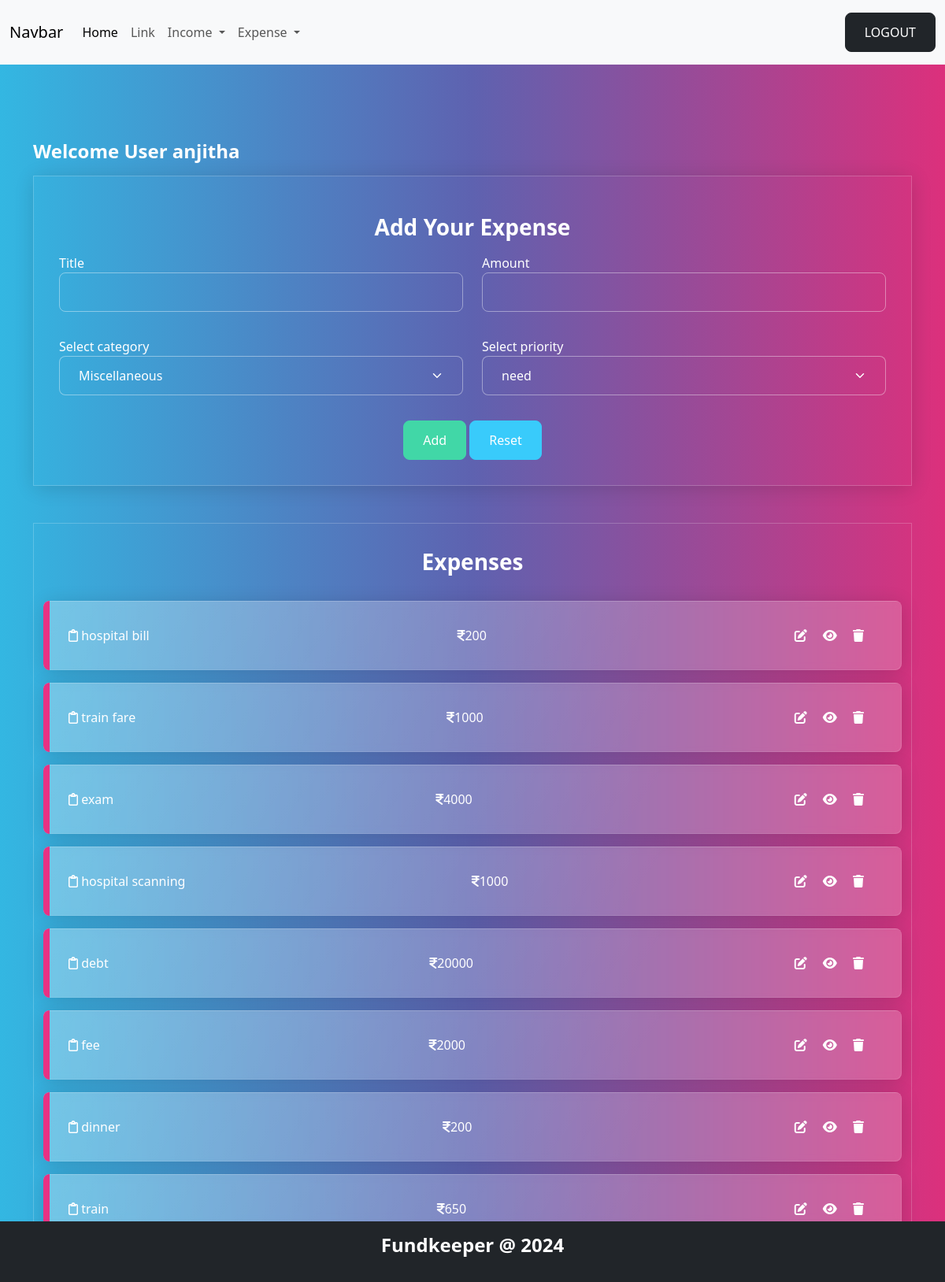
/expense/add/ (signed in), run on the app's committed database.
### budget/models.py (models this page shows, shortened)
class Expense(models.Model):
    title=models.CharField(max_length=200)
    amount=models.PositiveIntegerField()
    expense_categories = (
        ("Housing", "Housing"),
        ("Transportation", "Transportation"),
        ("Food", "Food"),
        ("Health", "Health"),
        ("Entertainment", "Entertainment"),
        ("DebtPayments", "Debt Payments"),
        ("PersonalCare", "Personal Care"),
        ("Education", "Education"),
        ("Savings", "Savings"),
        ("Miscellaneous", "Miscellaneous")
    )
    category=models.CharField(max_length=200,choices=expense_categories,default="Miscellaneous")
    user_object=models.ForeignKey(User,on_delete=models.CASCADE)
    created_date=models.DateTimeField(auto_now_add=True)
    priority_options=(
        ("need","need"),
        ("want","want")
    )
    priority=models.CharField(max_length=200,choices=priority_options,default="need")

### budget/views.py (the view, shortened to what this page needs)
# urls.py: path('expense/add/',views.ExpenseCreateView.as_view(),name="expense-add"),
@method_decorator(signin_required,name="dispatch")
class ExpenseCreateView(View):
    def get(self,request,*args,**kwargs):
        form_instance=ExpenseForm()
        qs=Expense.objects.filter(user_object=request.user).order_by("-created_date")
        return render(request,"expense_add.html",{"form":form_instance,"data":qs})

### budget/forms.py
class ExpenseForm(forms.ModelForm):
    class Meta:
        model=Expense
        exclude=("id","created_date","user_object")
        widgets={
            "title":forms.TextInput(attrs={"class":"form-control"}),
            "amount":forms.NumberInput(attrs={"class":"form-control"}),
            "category":forms.Select(attrs={"class":"form-control form-select"}),
            "priority":forms.Select(attrs={"class":"form-control form-select"}),
        }

### budget/templates/expense_add.html (shortened to what this page needs)
{%extends 'base.html'%}
{%block main_block%}
<div class="container mt-5">
    <h4>Welcome User {{request.user}}</h4>
    <div class="container-fluid border p-3 shadow mb-4"
    data-aos="zoom-out-up"
    data-aos-easing="ease-out-cubic"
    data-aos-duration="2000">
        <h3 class="text-center fw-bold my-2">Add Your Expense</h3>
        <form action="" method="post">
            <div class="mb-3">
               <div class="row">
                <div class="col-6">
                    <label for="">Title</label>
                    {{form.title}}
                </div>
                <div class="col-6">
                    <label for="">Amount</label>
                    {{form.amount}}
                </div>
               </div>
            </div>
            <div class="mb-3">
                <div class="row">
                 <div class="col-6">
                     <label for="">Select category</label>
                     {{form.category}}
                 </div>
                 <div class="col-6">
                     <label for="">Select priority</label>
                     {{form.priority}}
                 </div>
                </div>
             </div>
             <div class="d-flex justify-content-center">
               <div>
                <button type="submit" class="btn btn-success">Add</button>
                <button type="reset" class="btn btn-info">Reset</button>
               </div>
             </div>
        </form>
    </div>
    <div class="container-fluid border mb-3">
        <h3 class="text-center fw-bold my-3">Expenses</h3>
        {%for e in data%}
        <div class="alert alert-primary d-flex justify-content-between" role="alert" data-aos="fade-down" data-aos-easing="linear" data-aos-duration="1000">
            <div><i class="fa-regular fa-clipboard"></i> {{e.title}}</div>
            <div><i class="fa-solid fa-indian-rupee-sign"></i>{{e.amount}}</div>
            <div>
                <a href="{%url 'expense-edit' e.id%}" class="me-2"><i class="fa-solid fa-pen-to-square"> </i></a>
                <a href="{%url 'expense-detail' e.id%}" class="me-2"><i class="fa-solid fa-eye"></i></a>
                <a href="{%url 'expense-delete' e.id%}" class="me-2"><i class="fa-solid fa-trash"></i></a>
            </div>
        </div>
        {%endfor%}
    </div>
</div>
{%endblock%}

### data on the page
Expense: title "hospital bill", amount "200"
Expense: title "train fare", amount "1000"
Expense: title "exam", amount "4000"
Expense: title "hospital scanning", amount "1000"
Expense: title "debt", amount "20000"
Expense: title "fee", amount "2000"
Expense: title "dinner", amount "200"
Expense: title "train", amount "650"

### other printed values
{{ request.user }} "anjitha"
